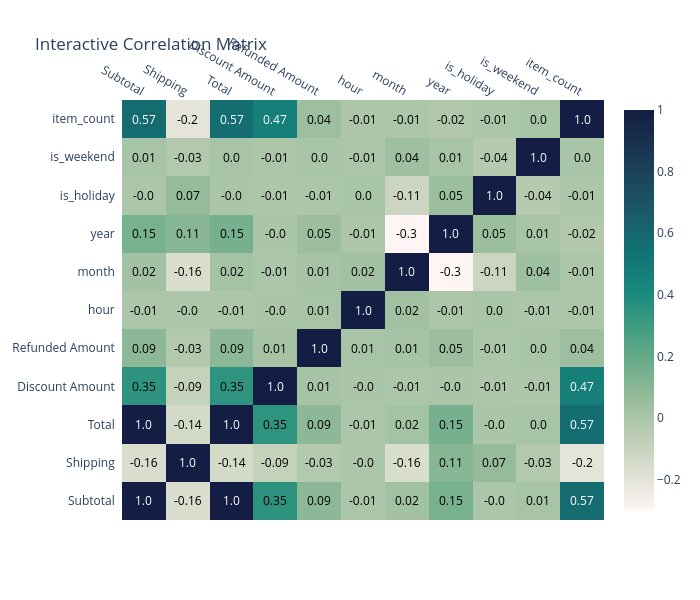

Notebook code cell kept with this figure:
### Code cell
fig = ff.create_annotated_heatmap(
    z=corr.values, 
    x=list(corr.columns), 
    y=list(corr.index), 
    annotation_text=corr.round(2).values, 
    colorscale="tempo",
    showscale=True
)

fig.update_layout(title="Interactive Correlation Matrix", height=600, width=700)

fig.show()

### Figure 1 — Plotly figure (JSON) as saved in the notebook; plotly's stock layout.template omitted (floating-point values rounded to 4 significant figures)
{"data": [{"colorscale": [[0, "rgb(254, 245, 244)"], [0.09091, "rgb(222, 224, 210)"], [0.1818, "rgb(189, 206, 181)"], [0.2727, "rgb(153, 189, 156)"], [0.3636, "rgb(110, 173, 138)"], [0.4545, "rgb(65, 157, 129)"], [0.5455, "rgb(25, 137, 125)"], [0.6364, "rgb(18, 116, 117)"], [0.7273, "rgb(25, 94, 106)"], [0.8182, "rgb(28, 72, 93)"], [0.9091, "rgb(25, 51, 80)"], [1, "rgb(20, 29, 67)"]], "reversescale": false, "showscale": true, "type": "heatmap", "x": ["Subtotal", "Shipping", "Total", "Discount Amount", "Refunded Amount", "hour", "month", "year", "is_holiday", "is_weekend", "item_count"], "y": ["Subtotal", "Shipping", "Total", "Discount Amount", "Refunded Amount", "hour", "month", "year", "is_holiday", "is_weekend", "item_count"], "z": [[1.0, -0.1607, 0.9998, 0.3496, 0.0912, -0.007124, 0.023, 0.1451, -0.004937, 0.005619, 0.5686], [-0.1607, 1.0, -0.1401, -0.08881, -0.02815, -0.004918, -0.1579, 0.1074, 0.06735, -0.02564, -0.2035], [0.9998, -0.1401, 1.0, 0.3488, 0.09089, -0.007266, 0.01957, 0.1481, -0.003481, 0.00492, 0.5661], [0.3496, -0.08881, 0.3488, 1.0, 0.01211, -0.001044, -0.00735, -0.0002879, -0.0139, -0.01023, 0.4662], [0.0912, -0.02815, 0.09089, 0.01211, 1.0, 0.005576, 0.0138, 0.04578, -0.005218, 0.001946, 0.04188], [-0.007124, -0.004918, -0.007266, -0.001044, 0.005576, 1.0, 0.0248, -0.008934, 0.002362, -0.005596, -0.01024], [0.023, -0.1579, 0.01957, -0.00735, 0.0138, 0.0248, 1.0, -0.2987, -0.1112, 0.03855, -0.006471], [0.1451, 0.1074, 0.1481, -0.0002879, 0.04578, -0.008934, -0.2987, 1.0, 0.0502, 0.009563, -0.02419], [-0.004937, 0.06735, -0.003481, -0.0139, -0.005218, 0.002362, -0.1112, 0.0502, 1.0, -0.03808, -0.00619], [0.005619, -0.02564, 0.00492, -0.01023, 0.001946, -0.005596, 0.03855, 0.009563, -0.03808, 1.0, 0.001519], [0.5686, -0.2035, 0.5661, 0.4662, 0.04188, -0.01024, -0.006471, -0.02419, -0.00619, 0.001519, 1.0]]}], "layout": {"annotations": [{"font": {"color": "#FFFFFF"}, "showarrow": false, "text": "1.0", "x": "Subtotal", "xref": "x", "y": "Subtotal", "yref": "y"}, {"font": {"color": "#000000"}, "showarrow": false, "text": "-0.16", "x": "Shipping", "xref": "x", "y": "Subtotal", "yref": "y"}, {"font": {"color": "#FFFFFF"}, "showarrow": false, "text": "1.0", "x": "Total", "xref": "x", "y": "Subtotal", "yref": "y"}, {"font": {"color": "#000000"}, "showarrow": false, "text": "0.35", "x": "Discount Amount", "xref": "x", "y": "Subtotal", "yref": "y"}, {"font": {"color": "#000000"}, "showarrow": false, "text": "0.09", "x": "Refunded Amount", "xref": "x", "y": "Subtotal", "yref": "y"}, {"font": {"color": "#000000"}, "showarrow": false, "text": "-0.01", "x": "hour", "xref": "x", "y": "Subtotal", "yref": "y"}, {"font": {"color": "#000000"}, "showarrow": false, "text": "0.02", "x": "month", "xref": "x", "y": "Subtotal", "yref": "y"}, {"font": {"color": "#000000"}, "showarrow": false, "text": "0.15", "x": "year", "xref": "x", "y": "Subtotal", "yref": "y"}, {"font": {"color": "#000000"}, "showarrow": false, "text": "-0.0", "x": "is_holiday", "xref": "x", "y": "Subtotal", "yref": "y"}, {"font": {"color": "#000000"}, "showarrow": false, "text": "0.01", "x": "is_weekend", "xref": "x", "y": "Subtotal", "yref": "y"}, {"font": {"color": "#FFFFFF"}, "showarrow": false, "text": "0.57", "x": "item_count", "xref": "x", "y": "Subtotal", "yref": "y"}, {"font": {"color": "#000000"}, "showarrow": false, "text": "-0.16", "x": "Subtotal", "xref": "x", "y": "Shipping", "yref": "y"}, {"font": {"color": "#FFFFFF"}, "showarrow": false, "text": "1.0", "x": "Shipping", "xref": "x", "y": "Shipping", "yref": "y"}, {"font": {"color": "#000000"}, "showarrow": false, "text": "-0.14", "x": "Total", "xref": "x", "y": "Shipping", "yref": "y"}, {"font": {"color": "#000000"}, "showarrow": false, "text": "-0.09", "x": "Discount Amount", "xref": "x", "y": "Shipping", "yref": "y"}, {"font": {"color": "#000000"}, "showarrow": false, "text": "-0.03", "x": "Refunded Amount", "xref": "x", "y": "Shipping", "yref": "y"}, {"font": {"color": "#000000"}, "showarrow": false, "text": "-0.0", "x": "hour", "xref": "x", "y": "Shipping", "yref": "y"}, {"font": {"color": "#000000"}, "showarrow": false, "text": "-0.16", "x": "month", "xref": "x", "y": "Shipping", "yref": "y"}, {"font": {"color": "#000000"}, "showarrow": false, "text": "0.11", "x": "year", "xref": "x", "y": "Shipping", "yref": "y"}, {"font": {"color": "#000000"}, "showarrow": false, "text": "0.07", "x": "is_holiday", "xref": "x", "y": "Shipping", "yref": "y"}, {"font": {"color": "#000000"}, "showarrow": false, "text": "-0.03", "x": "is_weekend", "xref": "x", "y": "Shipping", "yref": "y"}, {"font": {"color": "#000000"}, "showarrow": false, "text": "-0.2", "x": "item_count", "xref": "x", "y": "Shipping", "yref": "y"}, {"font": {"color": "#FFFFFF"}, "showarrow": false, "text": "1.0", "x": "Subtotal", "xref": "x", "y": "Total", "yref": "y"}, {"font": {"color": "#000000"}, "showarrow": false, "text": "-0.14", "x": "Shipping", "xref": "x", "y": "Total", "yref": "y"}, {"font": {"color": "#FFFFFF"}, "showarrow": false, "text": "1.0", "x": "Total", "xref": "x", "y": "Total", "yref": "y"}, {"font": {"color": "#000000"}, "showarrow": false, "text": "0.35", "x": "Discount Amount", "xref": "x", "y": "Total", "yref": "y"}, {"font": {"color": "#000000"}, "showarrow": false, "text": "0.09", "x": "Refunded Amount", "xref": "x", "y": "Total", "yref": "y"}, {"font": {"color": "#000000"}, "showarrow": false, "text": "-0.01", "x": "hour", "xref": "x", "y": "Total", "yref": "y"}, {"font": {"color": "#000000"}, "showarrow": false, "text": "0.02", "x": "month", "xref": "x", "y": "Total", "yref": "y"}, {"font": {"color": "#000000"}, "showarrow": false, "text": "0.15", "x": "year", "xref": "x", "y": "Total", "yref": "y"}, {"font": {"color": "#000000"}, "showarrow": false, "text": "-0.0", "x": "is_holiday", "xref": "x", "y": "Total", "yref": "y"}, {"font": {"color": "#000000"}, "showarrow": false, "text": "0.0", "x": "is_weekend", "xref": "x", "y": "Total", "yref": "y"}, {"font": {"color": "#FFFFFF"}, "showarrow": false, "text": "0.57", "x": "item_count", "xref": "x", "y": "Total", "yref": "y"}, {"font": {"color": "#000000"}, "showarrow": false, "text": "0.35", "x": "Subtotal", "xref": "x", "y": "Discount Amount", "yref": "y"}, {"font": {"color": "#000000"}, "showarrow": false, "text": "-0.09", "x": "Shipping", "xref": "x", "y": "Discount Amount", "yref": "y"}, {"font": {"color": "#000000"}, "showarrow": false, "text": "0.35", "x": "Total", "xref": "x", "y": "Discount Amount", "yref": "y"}, {"font": {"color": "#FFFFFF"}, "showarrow": false, "text": "1.0", "x": "Discount Amount", "xref": "x", "y": "Discount Amount", "yref": "y"}, {"font": {"color": "#000000"}, "showarrow": false, "text": "0.01", "x": "Refunded Amount", "xref": "x", "y": "Discount Amount", "yref": "y"}, {"font": {"color": "#000000"}, "showarrow": false, "text": "-0.0", "x": "hour", "xref": "x", "y": "Discount Amount", "yref": "y"}, {"font": {"color": "#000000"}, "showarrow": false, "text": "-0.01", "x": "month", "xref": "x", "y": "Discount Amount", "yref": "y"}, {"font": {"color": "#000000"}, "showarrow": false, "text": "-0.0", "x": "year", "xref": "x", "y": "Discount Amount", "yref": "y"}, {"font": {"color": "#000000"}, "showarrow": false, "text": "-0.01", "x": "is_holiday", "xref": "x", "y": "Discount Amount", "yref": "y"}, {"font": {"color": "#000000"}, "showarrow": false, "text": "-0.01", "x": "is_weekend", "xref": "x", "y": "Discount Amount", "yref": "y"}, {"font": {"color": "#FFFFFF"}, "showarrow": false, "text": "0.47", "x": "item_count", "xref": "x", "y": "Discount Amount", "yref": "y"}, {"font": {"color": "#000000"}, "showarrow": false, "text": "0.09", "x": "Subtotal", "xref": "x", "y": "Refunded Amount", "yref": "y"}, {"font": {"color": "#000000"}, "showarrow": false, "text": "-0.03", "x": "Shipping", "xref": "x", "y": "Refunded Amount", "yref": "y"}, {"font": {"color": "#000000"}, "showarrow": false, "text": "0.09", "x": "Total", "xref": "x", "y": "Refunded Amount", "yref": "y"}, {"font": {"color": "#000000"}, "showarrow": false, "text": "0.01", "x": "Discount Amount", "xref": "x", "y": "Refunded Amount", "yref": "y"}, {"font": {"color": "#FFFFFF"}, "showarrow": false, "text": "1.0", "x": "Refunded Amount", "xref": "x", "y": "Refunded Amount", "yref": "y"}, {"font": {"color": "#000000"}, "showarrow": false, "text": "0.01", "x": "hour", "xref": "x", "y": "Refunded Amount", "yref": "y"}, {"font": {"color": "#000000"}, "showarrow": false, "text": "0.01", "x": "month", "xref": "x", "y": "Refunded Amount", "yref": "y"}, {"font": {"color": "#000000"}, "showarrow": false, "text": "0.05", "x": "year", "xref": "x", "y": "Refunded Amount", "yref": "y"}, {"font": {"color": "#000000"}, "showarrow": false, "text": "-0.01", "x": "is_holiday", "xref": "x", "y": "Refunded Amount", "yref": "y"}, {"font": {"color": "#000000"}, "showarrow": false, "text": "0.0", "x": "is_weekend", "xref": "x", "y": "Refunded Amount", "yref": "y"}, {"font": {"color": "#000000"}, "showarrow": false, "text": "0.04", "x": "item_count", "xref": "x", "y": "Refunded Amount", "yref": "y"}, {"font": {"color": "#000000"}, "showarrow": false, "text": "-0.01", "x": "Subtotal", "xref": "x", "y": "hour", "yref": "y"}, {"font": {"color": "#000000"}, "showarrow": false, "text": "-0.0", "x": "Shipping", "xref": "x", "y": "hour", "yref": "y"}, {"font": {"color": "#000000"}, "showarrow": false, "text": "-0.01", "x": "Total", "xref": "x", "y": "hour", "yref": "y"}, {"font": {"color": "#000000"}, "showarrow": false, "text": "-0.0", "x": "Discount Amount", "xref": "x", "y": "hour", "yref": "y"}, {"font": {"color": "#000000"}, "showarrow": false, "text": "0.01", "x": "Refunded Amount", "xref": "x", "y": "hour", "yref": "y"}, {"font": {"color": "#FFFFFF"}, "showarrow": false, "text": "1.0", "x": "hour", "xref": "x", "y": "hour", "yref": "y"}, {"font": {"color": "#000000"}, "showarrow": false, "text": "0.02", "x": "month", "xref": "x", "y": "hour", "yref": "y"}, {"font": {"color": "#000000"}, "showarrow": false, "text": "-0.01", "x": "year", "xref": "x", "y": "hour", "yref": "y"}, {"font": {"color": "#000000"}, "showarrow": false, "text": "0.0", "x": "is_holiday", "xref": "x", "y": "hour", "yref": "y"}, {"font": {"color": "#000000"}, "showarrow": false, "text": "-0.01", "x": "is_weekend", "xref": "x", "y": "hour", "yref": "y"}, {"font": {"color": "#000000"}, "showarrow": false, "text": "-0.01", "x": "item_count", "xref": "x", "y": "hour", "yref": "y"}, {"font": {"color": "#000000"}, "showarrow": false, "text": "0.02", "x": "Subtotal", "xref": "x", "y": "month", "yref": "y"}, {"font": {"color": "#000000"}, "showarrow": false, "text": "-0.16", "x": "Shipping", "xref": "x", "y": "month", "yref": "y"}, {"font": {"color": "#000000"}, "showarrow": false, "text": "0.02", "x": "Total", "xref": "x", "y": "month", "yref": "y"}, {"font": {"color": "#000000"}, "showarrow": false, "text": "-0.01", "x": "Discount Amount", "xref": "x", "y": "month", "yref": "y"}, {"font": {"color": "#000000"}, "showarrow": false, "text": "0.01", "x": "Refunded Amount", "xref": "x", "y": "month", "yref": "y"}, {"font": {"color": "#000000"}, "showarrow": false, "text": "0.02", "x": "hour", "xref": "x", "y": "month", "yref": "y"}, {"font": {"color": "#FFFFFF"}, "showarrow": false, "text": "1.0", "x": "month", "xref": "x", "y": "month", "yref": "y"}, {"font": {"color": "#000000"}, "showarrow": false, "text": "-0.3", "x": "year", "xref": "x", "y": "month", "yref": "y"}, {"font": {"color": "#000000"}, "showarrow": false, "text": "-0.11", "x": "is_holiday", "xref": "x", "y": "month", "yref": "y"}, {"font": {"color": "#000000"}, "showarrow": false, "text": "0.04", "x": "is_weekend", "xref": "x", "y": "month", "yref": "y"}, {"font": {"color": "#000000"}, "showarrow": false, "text": "-0.01", "x": "item_count", "xref": "x", "y": "month", "yref": "y"}, {"font": {"color": "#000000"}, "showarrow": false, "text": "0.15", "x": "Subtotal", "xref": "x", "y": "year", "yref": "y"}, {"font": {"color": "#000000"}, "showarrow": false, "text": "0.11", "x": "Shipping", "xref": "x", "y": "year", "yref": "y"}, {"font": {"color": "#000000"}, "showarrow": false, "text": "0.15", "x": "Total", "xref": "x", "y": "year", "yref": "y"}, {"font": {"color": "#000000"}, "showarrow": false, "text": "-0.0", "x": "Discount Amount", "xref": "x", "y": "year", "yref": "y"}, {"font": {"color": "#000000"}, "showarrow": false, "text": "0.05", "x": "Refunded Amount", "xref": "x", "y": "year", "yref": "y"}, {"font": {"color": "#000000"}, "showarrow": false, "text": "-0.01", "x": "hour", "xref": "x", "y": "year", "yref": "y"}, {"font": {"color": "#000000"}, "showarrow": false, "text": "-0.3", "x": "month", "xref": "x", "y": "year", "yref": "y"}, {"font": {"color": "#FFFFFF"}, "showarrow": false, "text": "1.0", "x": "year", "xref": "x", "y": "year", "yref": "y"}, {"font": {"color": "#000000"}, "showarrow": false, "text": "0.05", "x": "is_holiday", "xref": "x", "y": "year", "yref": "y"}, {"font": {"color": "#000000"}, "showarrow": false, "text": "0.01", "x": "is_weekend", "xref": "x", "y": "year", "yref": "y"}, {"font": {"color": "#000000"}, "showarrow": false, "text": "-0.02", "x": "item_count", "xref": "x", "y": "year", "yref": "y"}, {"font": {"color": "#000000"}, "showarrow": false, "text": "-0.0", "x": "Subtotal", "xref": "x", "y": "is_holiday", "yref": "y"}, {"font": {"color": "#000000"}, "showarrow": false, "text": "0.07", "x": "Shipping", "xref": "x", "y": "is_holiday", "yref": "y"}, {"font": {"color": "#000000"}, "showarrow": false, "text": "-0.0", "x": "Total", "xref": "x", "y": "is_holiday", "yref": "y"}, {"font": {"color": "#000000"}, "showarrow": false, "text": "-0.01", "x": "Discount Amount", "xref": "x", "y": "is_holiday", "yref": "y"}, {"font": {"color": "#000000"}, "showarrow": false, "text": "-0.01", "x": "Refunded Amount", "xref": "x", "y": "is_holiday", "yref": "y"}, {"font": {"color": "#000000"}, "showarrow": false, "text": "0.0", "x": "hour", "xref": "x", "y": "is_holiday", "yref": "y"}, {"font": {"color": "#000000"}, "showarrow": false, "text": "-0.11", "x": "month", "xref": "x", "y": "is_holiday", "yref": "y"}, {"font": {"color": "#000000"}, "showarrow": false, "text": "0.05", "x": "year", "xref": "x", "y": "is_holiday", "yref": "y"}, {"font": {"color": "#FFFFFF"}, "showarrow": false, "text": "1.0", "x": "is_holiday", "xref": "x", "y": "is_holiday", "yref": "y"}, {"font": {"color": "#000000"}, "showarrow": false, "text": "-0.04", "x": "is_weekend", "xref": "x", "y": "is_holiday", "yref": "y"}, {"font": {"color": "#000000"}, "showarrow": false, "text": "-0.01", "x": "item_count", "xref": "x", "y": "is_holiday", "yref": "y"}, {"font": {"color": "#000000"}, "showarrow": false, "text": "0.01", "x": "Subtotal", "xref": "x", "y": "is_weekend", "yref": "y"}, {"font": {"color": "#000000"}, "showarrow": false, "text": "-0.03", "x": "Shipping", "xref": "x", "y": "is_weekend", "yref": "y"}, {"font": {"color": "#000000"}, "showarrow": false, "text": "0.0", "x": "Total", "xref": "x", "y": "is_weekend", "yref": "y"}, {"font": {"color": "#000000"}, "showarrow": false, "text": "-0.01", "x": "Discount Amount", "xref": "x", "y": "is_weekend", "yref": "y"}, {"font": {"color": "#000000"}, "showarrow": false, "text": "0.0", "x": "Refunded Amount", "xref": "x", "y": "is_weekend", "yref": "y"}, {"font": {"color": "#000000"}, "showarrow": false, "text": "-0.01", "x": "hour", "xref": "x", "y": "is_weekend", "yref": "y"}, {"font": {"color": "#000000"}, "showarrow": false, "text": "0.04", "x": "month", "xref": "x", "y": "is_weekend", "yref": "y"}, {"font": {"color": "#000000"}, "showarrow": false, "text": "0.01", "x": "year", "xref": "x", "y": "is_weekend", "yref": "y"}, {"font": {"color": "#000000"}, "showarrow": false, "text": "-0.04", "x": "is_holiday", "xref": "x", "y": "is_weekend", "yref": "y"}, {"font": {"color": "#FFFFFF"}, "showarrow": false, "text": "1.0", "x": "is_weekend", "xref": "x", "y": "is_weekend", "yref": "y"}, {"font": {"color": "#000000"}, "showarrow": false, "text": "0.0", "x": "item_count", "xref": "x", "y": "is_weekend", "yref": "y"}, {"font": {"color": "#FFFFFF"}, "showarrow": false, "text": "0.57", "x": "Subtotal", "xref": "x", "y": "item_count", "yref": "y"}, {"font": {"color": "#000000"}, "showarrow": false, "text": "-0.2", "x": "Shipping", "xref": "x", "y": "item_count", "yref": "y"}, {"font": {"color": "#FFFFFF"}, "showarrow": false, "text": "0.57", "x": "Total", "xref": "x", "y": "item_count", "yref": "y"}, {"font": {"color": "#FFFFFF"}, "showarrow": false, "text": "0.47", "x": "Discount Amount", "xref": "x", "y": "item_count", "yref": "y"}, {"font": {"color": "#000000"}, "showarrow": false, "text": "0.04", "x": "Refunded Amount", "xref": "x", "y": "item_count", "yref": "y"}, {"font": {"color": "#000000"}, "showarrow": false, "text": "-0.01", "x": "hour", "xref": "x", "y": "item_count", "yref": "y"}, {"font": {"color": "#000000"}, "showarrow": false, "text": "-0.01", "x": "month", "xref": "x", "y": "item_count", "yref": "y"}, {"font": {"color": "#000000"}, "showarrow": false, "text": "-0.02", "x": "year", "xref": "x", "y": "item_count", "yref": "y"}, {"font": {"color": "#000000"}, "showarrow": false, "text": "-0.01", "x": "is_holiday", "xref": "x", "y": "item_count", "yref": "y"}, {"font": {"color": "#000000"}, "showarrow": false, "text": "0.0", "x": "is_weekend", "xref": "x", "y": "item_count", "yref": "y"}, {"font": {"color": "#FFFFFF"}, "showarrow": false, "text": "1.0", "x": "item_count", "xref": "x", "y": "item_count", "yref": "y"}], "height": 600, "title": {"text": "Interactive Correlation Matrix"}, "width": 700, "xaxis": {"dtick": 1, "gridcolor": "rgb(0, 0, 0)", "side": "top", "ticks": ""}, "yaxis": {"dtick": 1, "ticks": "", "ticksuffix": "  "}}}
